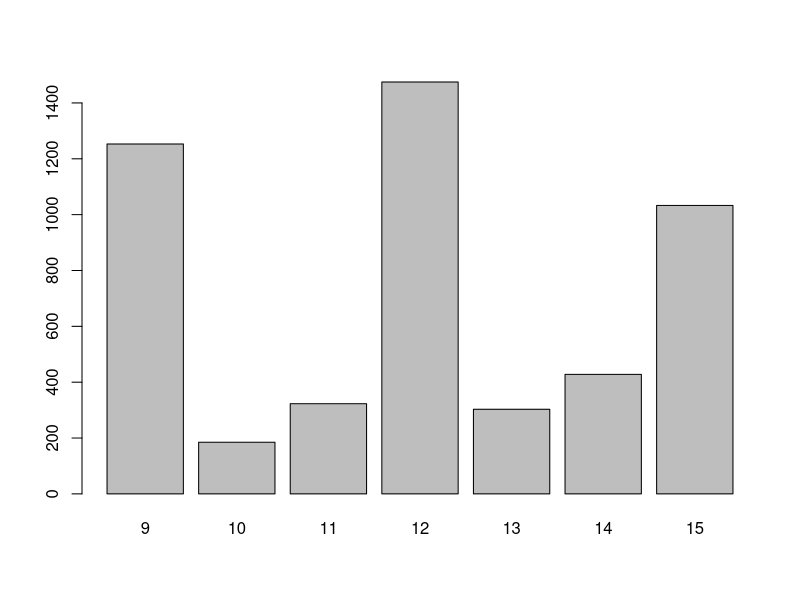
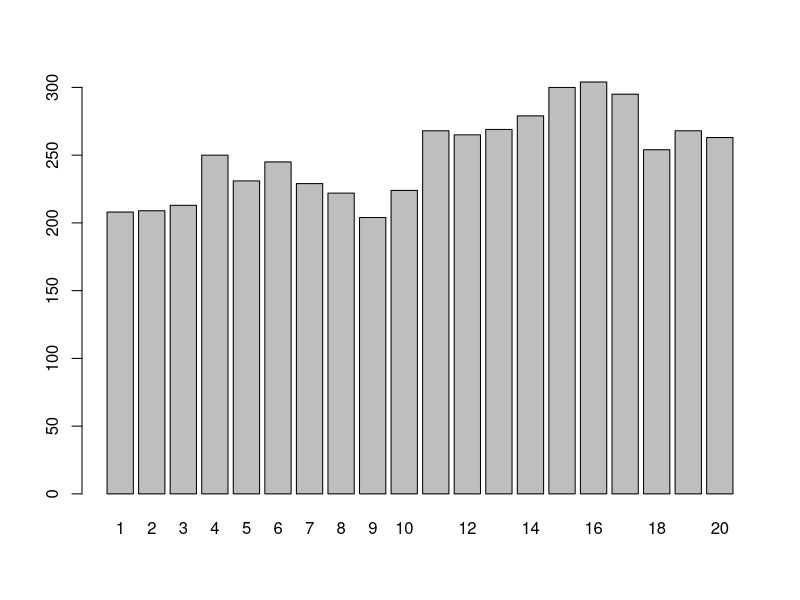
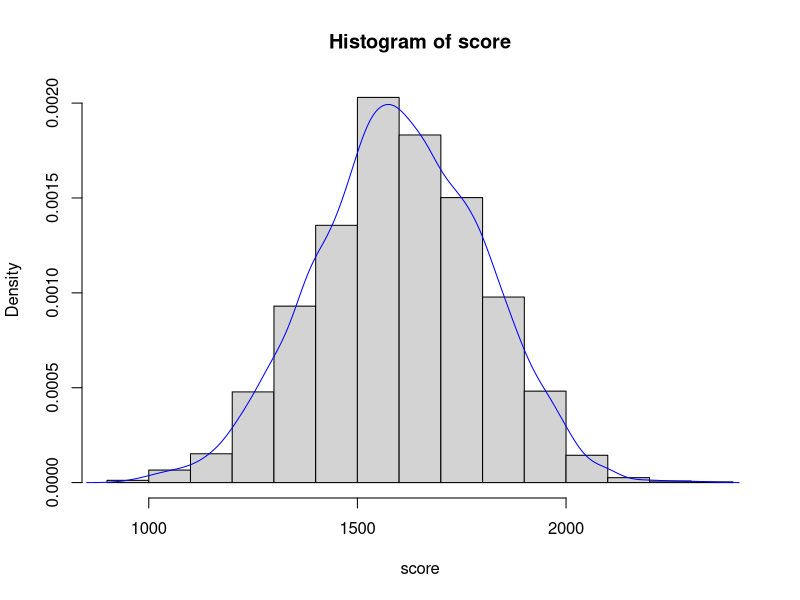
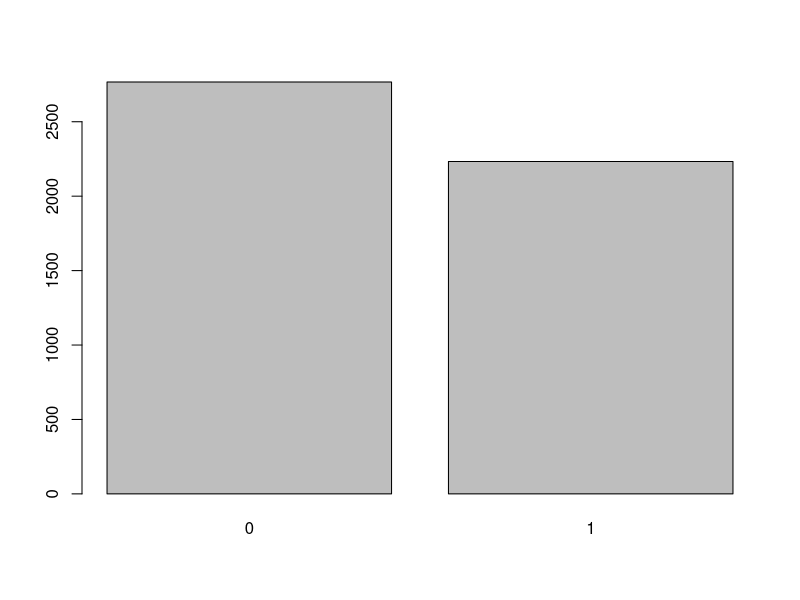
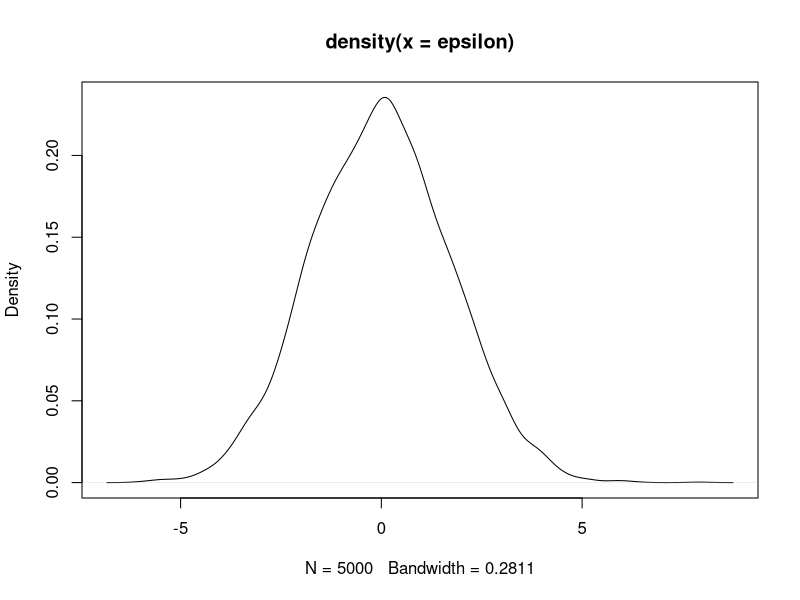

Write the R code that produced these figures, in order.
#sample size
n<-5000
#probabilities
prob<- c(0.2, 0.03, 0.05, 0.23, 0.05, 0.07, 0.17)
#Let's create a sample of credits 
credits<- sample(9:15, n, replace=TRUE, prob=prob)
#barplot
table(credits)
barplot(table(credits))

#Probabilities
probwork<-c(rep(0.045,10),rep(0.055,10))
#Work
work<-sample(1:20,n, replace=TRUE, prob=probwork)
#Look at the distribution
table(work)
barplot(table(work))

#Generate the variable
score<-rnorm(n, mean=1600, sd=200)
hist(score, prob=TRUE)
lines(density(score), col="blue")

#Upper
upper<-rbinom(n, 1, 0.45)

#plot this
table(upper)
barplot(table(upper))

#Disturbance
epsilon<-rnorm(n, mean=0, sd=1.7)
#plot
plot(density(epsilon))

#Simulating the dependent variable y=Xβ+ε
#Let us now define the coefficients we will use for this model
#Intercept
beta_0<- 1.2
#Credits
beta_1<- 0.03
#Work
beta_2<- -0.02
#SAT scores
beta_3<- 0.015
#Upper
beta_4<- 0.5
# Beta vector
beta<-c(beta_0, beta_1, beta_2, beta_3, beta_4)
X<-cbind(rep(1,n), credits, work, score, upper)
#So now the dependent variable is:
y=X%*%beta+epsilon

#Obtaining the parameter estimates β^OLS,Applying directly, we have:
betahat<-solve(t(X)%*%X)%*%t(X)%*%y
betahat
#This is close to the “true” values of β.

#Via the function lm in R,lm is a function that uses linear models,
#see the code below to call the function and then retrieve only the coefficients.
regression<-lm(y~X)
#Which matches our use of the analytical formula.
